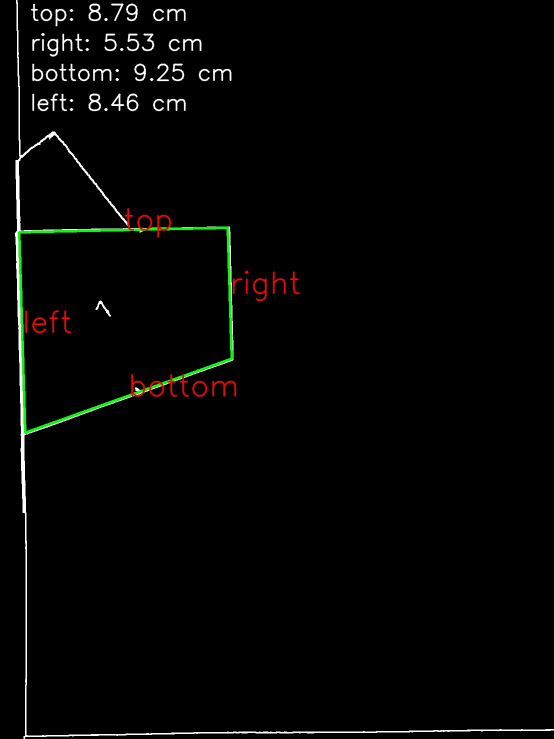
#> input picture summer_vacation/fold_paper_2/result/3_max_area_quad.jpg, 1108 x 1477 px, given in place of 4_edges_paper.jpg, which was not available (shown at 1/2 size)
$ python find_max_area.py
#> lines starting #> are read from the running program, lines starting #| are printed output that depends on the picture; after the words box and inside, x2 and y2 are one past the last pixel; in counts of white or black regions, pixels touching at a corner belong together; pictures that were not available may be replaced by others from this repository, and a replacement may not be noted
import cv2
import numpy as np


class MaxAreaQuadFinder:
    def __init__(self, image_path):
#> called with image_path = 'edges/4_edges_paper.jpg'
        self.px2cm = 47.4416628993705  # 像素轉公分的比例
        self.image_path = image_path
        self.img = cv2.imread(image_path)
#> self.img is the input picture: shape (1477, 1108, 3); mean B, G, R 3.8, 4.8, 4.5
        if self.img is None:
            raise FileNotFoundError(f"無法讀取影像: {image_path}")
        self.max_area = 0
        self.max_contour = None
        self.ordered_pts = None  # (tl, tr, br, bl)
        self.side_lengths = None  # dict

    def find_max_area_quad(self):
        gray = cv2.cvtColor(self.img, cv2.COLOR_BGR2GRAY)
        edges = cv2.Canny(gray, 20, 120)
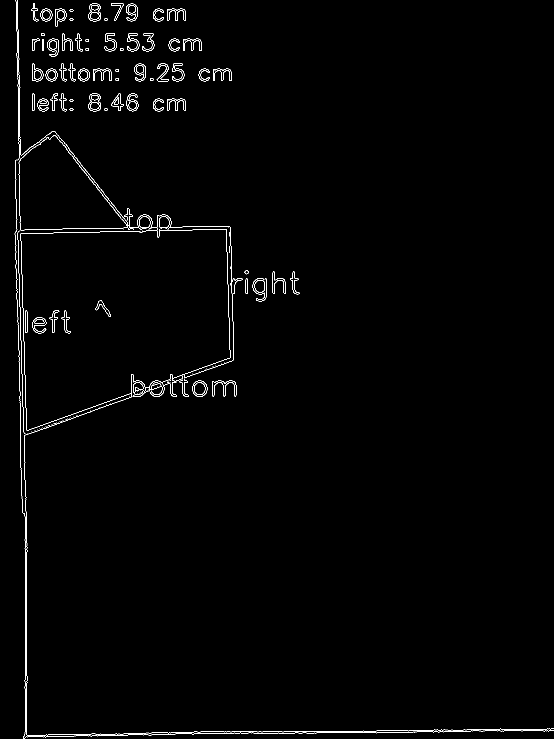
#> edges: shape (1477, 1108) (shown at 1/2 size); 1.1% white in thin lines or dots
        contours, _ = cv2.findContours(
            edges, cv2.RETR_EXTERNAL, cv2.CHAIN_APPROX_SIMPLE
        )
#> contours = 141 contours, 72 with area under 20; largest, box (x1, y1, x2, y2) and area: (34, 0, 260, 461) 25926, (384, 761, 415, 794) 756, (177, 7, 202, 43) 702, (177, 187, 202, 223) 702, (94, 77, 117, 114) 544

        for cnt in contours:
            epsilon = 0.02 * cv2.arcLength(cnt, True)
            approx = cv2.approxPolyDP(cnt, epsilon, True)
            if len(approx) == 4:
                area = cv2.contourArea(approx)
                if area > self.max_area:
                    self.max_area = area
                    self.max_contour = approx
#> this loop made 141 passes
#> (epsilon, area, self.max_area, self.max_contour) on pass 61: (1.87, 128, 128, [[51, 621], [50, 663], [53, 665], [54, 623]])
#> (epsilon, area) on passes 66, 100, 118: (1.31, 88), (1.47, 99), (1.04, 69)
#> after the loop, self.max_area = 128
        if self.max_contour is not None:
            self.ordered_pts = self._order_points(self.max_contour.reshape(4, 2))
#> in _order_points, `s = pts.sum(axis=1)`: s = [672, 713, 718, 677]
#> in _order_points, `diff = np.diff(pts, axis=1)`: diff = [570, 613, 612, 569]
#> self.ordered_pts = [[51, 621], [54, 623], [53, 665], [50, 663]]
            self.side_lengths = self._compute_side_lengths(self.ordered_pts)
#> in _compute_side_lengths, `(tl, tr, br, bl) = rect`: tl = [51, 621]; tr = [54, 623]; br = [53, 665]; bl = [50, 663]
#> self.side_lengths = {'top': 3.61, 'right': 42.01, 'bottom': 3.61, 'left': 42.01, 'perimeter': 91.23}

    def draw_and_show(self):
        if self.max_contour is not None:
            cv2.drawContours(self.img, [self.max_contour], -1, (0, 255, 0), 3)
#> self.img: shape (1477, 1108, 3); 0.02% of pixels changed, all inside (x1, y1, x2, y2) = (48, 619, 57, 668)
            print("最大面積:", self.max_area)
#| 最大面積: 128.0
            print("四個頂點座標:\n", self.max_contour.reshape(4, 2))
#| 四個頂點座標:
#|  [[ 51 621]
#|  [ 50 663]
#|  [ 53 665]
#|  [ 54 623]]
            # 顯示四邊長於左上角
            if self.side_lengths:
                print("邊長 :")
                lines = []
                for k in ["top", "right", "bottom", "left"]:
                    v = self.side_lengths[k]
                    lines.append(f"{k}: {(v / self.px2cm):.2f} cm")
                    print(f"  {k}: {v:.2f} 像素, {(v / self.px2cm):.2f} cm")
#> this loop made 4 passes
#> v on passes 1 to 4: 3.61, 42.01, 3.61, 42.01
#|   top: 3.61 像素, 0.08 cm
#|   right: 42.01 像素, 0.89 cm
#|   bottom: 3.61 像素, 0.08 cm
#|   left: 42.01 像素, 0.89 cm
#> after the loop, lines = ['top: 0.08 cm', 'right: 0.89 cm', 'bottom: 0.08 cm', 'left: 0.89 cm']
                # 標註邊長
                self._annotate_lengths()
#> in _annotate_lengths, `(tl, tr, br, bl) = self.ordered_pts.astype(int)`: tl = [51, 621]; tr = [54, 623]; br = [53, 665]; bl = [50, 663]
#> in _annotate_lengths, `pairs = { "top": (tl, tr), "right": (tr, br), "bottom": (br, bl), "lef..`: pairs = {'top': ([51, 621], [54, 623]), 'right': ([54, 623], [53, 665]), 'bottom': ([53, 665], [50, 663]), 'left': ([50, 663], [51, 621])}
#> the loop in _annotate_lengths, `for name, (p1, p2) in pairs.items():` made 4 passes
#> (name, p1, p2, mid, length) on passes 1 to 4: ('top', [51, 621], [54, 623], (52, 622), 3.61), ('right', [54, 623], [53, 665], (53, 644), 42.01), ('bottom', [53, 665], [50, 663], (51, 664), 3.61), ('left', [50, 663], [51, 621], (50, 642), 42.01)
#> after the loop in _annotate_lengths, `for name, (p1, p2) in pairs.items():`:
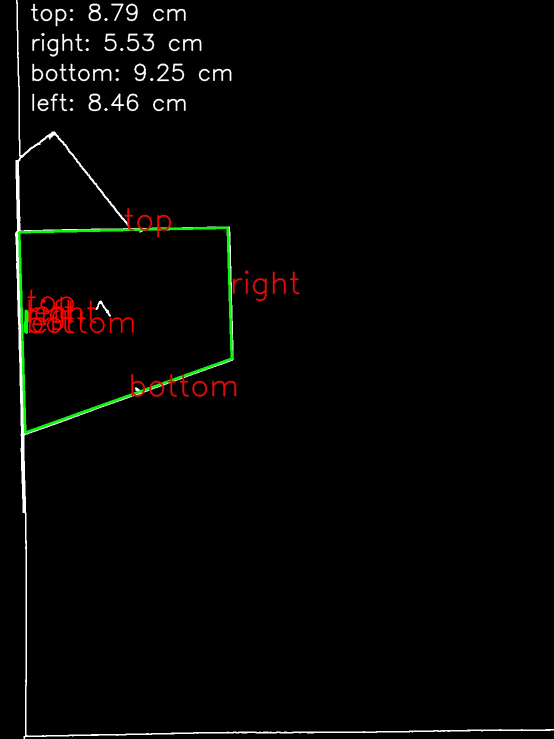
#> self.img: shape (1477, 1108, 3) (shown at 1/2 size); mean B, G, R 3.8, 4.9, 5.1
                # 將四邊長資訊畫在左上角
                x0, y0 = 10, 30
                for i, text in enumerate(lines):
                    cv2.putText(
                        self.img,
                        text,
                        (x0 + 50, y0 + (i * 60) + 10),
                        cv2.FONT_HERSHEY_SIMPLEX,
                        1.5,
                        (255, 255, 255),
                        2,
                        cv2.LINE_AA,
                    )
#> this loop made 4 passes
#> text on passes 1 to 4: 'top: 0.08 cm', 'right: 0.89 cm', 'bottom: 0.08 cm', 'left: 0.89 cm'
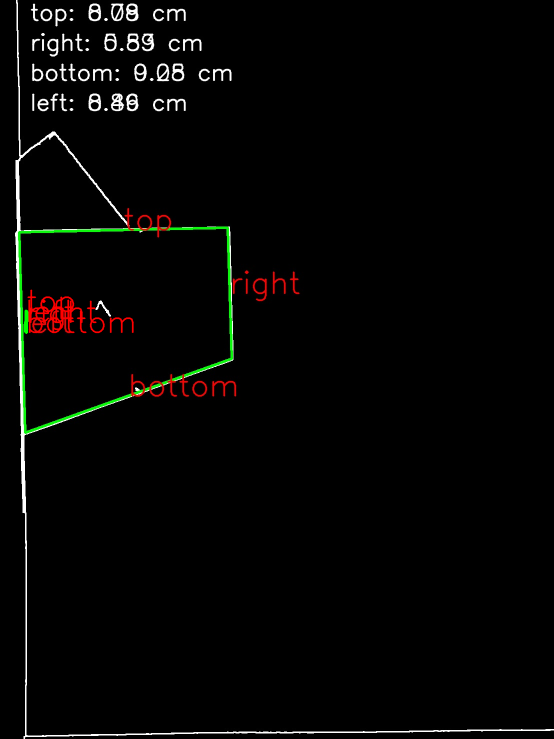
#> self.img: shape (1477, 1108, 3) (shown at 1/2 size); 0.65% of pixels changed, all inside (x1, y1, x2, y2) = (61, 6, 464, 223)
            resized = cv2.resize(self.img, (0, 0), fx=0.5, fy=0.5)
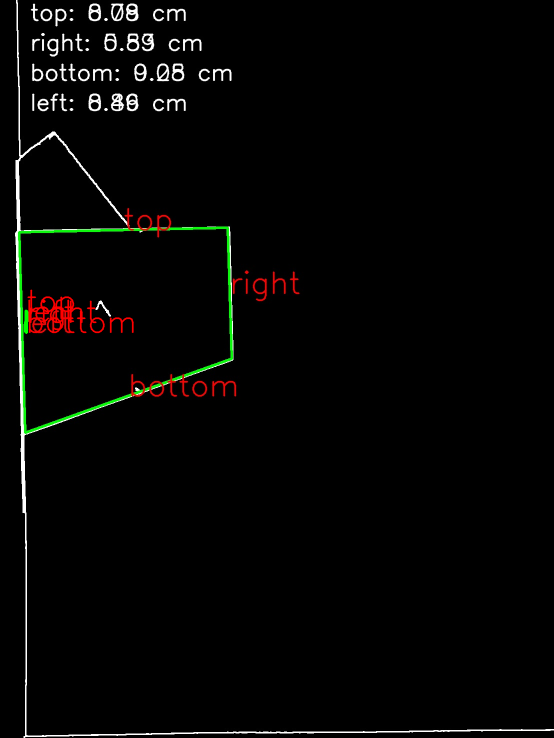
#> resized: shape (738, 554, 3); mean B, G, R 4.2, 5.3, 5.5
            # cv2.imshow("Max Area Quad", resized)
            cv2.waitKey(0)
            cv2.destroyAllWindows()
            name = self.image_path.split("\\")[-1].split("_")[0]
            print(rf"儲存結果到 result\{name}_max_area_quad.jpg")
            cv2.imwrite(rf"result\{name}_max_area_quad.jpg", self.img)
        else:
            print("找不到四邊形")

    @staticmethod
    def _order_points(pts):
        # pts: (4,2)
        rect = np.zeros((4, 2), dtype="float32")
        s = pts.sum(axis=1)
        rect[0] = pts[np.argmin(s)]  # tl
        rect[2] = pts[np.argmax(s)]  # br
        diff = np.diff(pts, axis=1)
        rect[1] = pts[np.argmin(diff)]  # tr
        rect[3] = pts[np.argmax(diff)]  # bl
        return rect

    @staticmethod
    def _dist(a, b):
        return float(np.linalg.norm(a - b))

    def _compute_side_lengths(self, rect):
        (tl, tr, br, bl) = rect
        return {
            "top": self._dist(tl, tr),
            "right": self._dist(tr, br),
            "bottom": self._dist(br, bl),
            "left": self._dist(bl, tl),
            "perimeter": self._dist(tl, tr)
            + self._dist(tr, br)
            + self._dist(br, bl)
            + self._dist(bl, tl),
        }

    def _annotate_lengths(self):
        (tl, tr, br, bl) = self.ordered_pts.astype(int)
        pairs = {
            "top": (tl, tr),
            "right": (tr, br),
            "bottom": (br, bl),
            "left": (bl, tl),
        }
        for name, (p1, p2) in pairs.items():
            mid = ((p1[0] + p2[0]) // 2, (p1[1] + p2[1]) // 2)
            length = self.side_lengths[name]
            cv2.putText(
                self.img,
                f"{name}",
                mid,
                cv2.FONT_HERSHEY_SIMPLEX,
                2,
                (0, 0, 255),
                2,
                cv2.LINE_AA,
            )

    def get_side_lengths(self):
        """取得邊長 (像素) 字典，如果尚未計算或找不到四邊形則回傳 None"""
        return self.side_lengths


# 使用範例
if __name__ == "__main__":
    finder = MaxAreaQuadFinder("edges/4_edges_paper.jpg")
    finder.find_max_area_quad()
    finder.draw_and_show()
